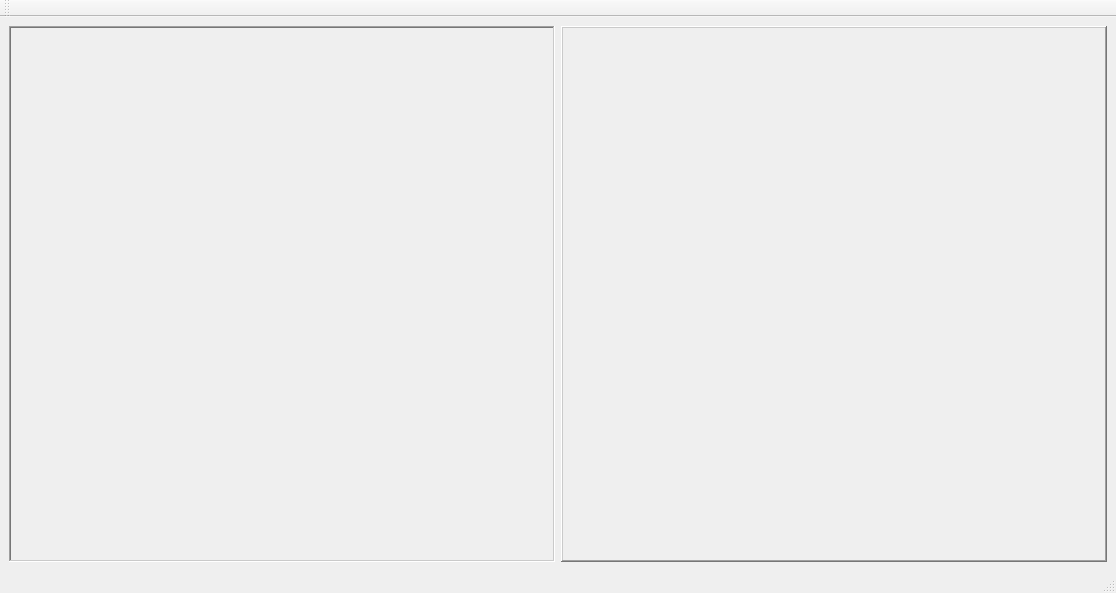
<?xml version="1.0" encoding="UTF-8"?>
<ui version="4.0">
 <class>MainWindow</class>
 <widget class="QMainWindow" name="MainWindow">
  <property name="geometry">
   <rect>
    <x>0</x>
    <y>0</y>
    <width>1116</width>
    <height>593</height>
   </rect>
  </property>
  <property name="windowTitle">
   <string>Оценка радиационной обстановки при разрушении РХБ опасных объектов</string>
  </property>
  <widget class="QWidget" name="centralwidget">
   <layout class="QHBoxLayout" name="horizontalLayout">
    <item>
     <widget class="QFrame" name="frame_map">
      <property name="frameShape">
       <enum>QFrame::WinPanel</enum>
      </property>
      <property name="frameShadow">
       <enum>QFrame::Sunken</enum>
      </property>
      <layout class="QGridLayout" name="gridLayout">
       <item row="0" column="0">
        <layout class="QGridLayout" name="map_lay"/>
       </item>
      </layout>
     </widget>
    </item>
    <item>
     <widget class="QFrame" name="frame_pane">
      <property name="frameShape">
       <enum>QFrame::WinPanel</enum>
      </property>
      <property name="frameShadow">
       <enum>QFrame::Raised</enum>
      </property>
     </widget>
    </item>
   </layout>
  </widget>
  <widget class="QMenuBar" name="menubar">
   <property name="geometry">
    <rect>
     <x>0</x>
     <y>0</y>
     <width>1116</width>
     <height>26</height>
    </rect>
   </property>
  </widget>
  <widget class="QStatusBar" name="statusbar"/>
  <widget class="QToolBar" name="mainToolBar">
   <property name="windowTitle">
    <string>toolBar</string>
   </property>
   <attribute name="toolBarArea">
    <enum>TopToolBarArea</enum>
   </attribute>
   <attribute name="toolBarBreak">
    <bool>false</bool>
   </attribute>
  </widget>
 </widget>
 <resources/>
 <connections/>
</ui>
